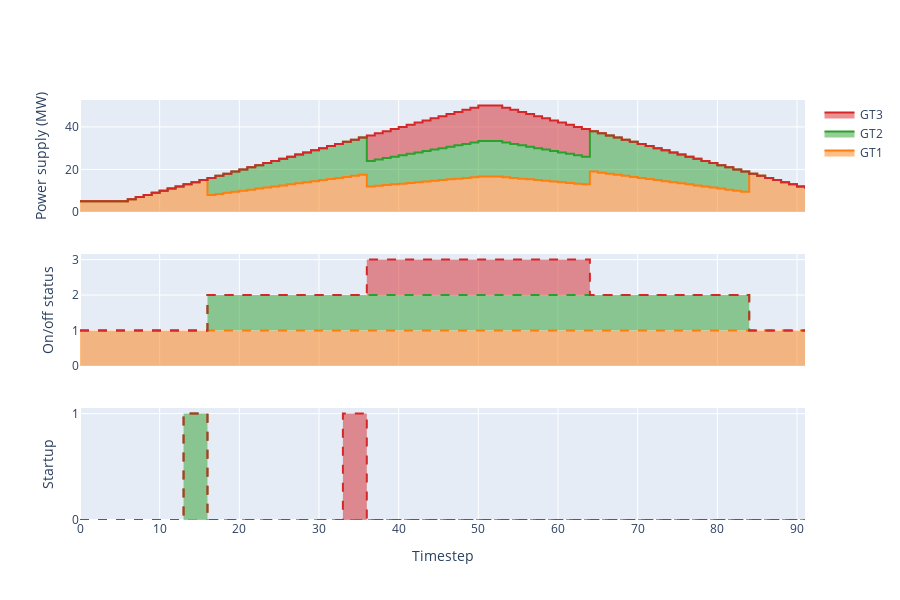

Here is the notebook cell this chart was saved with:
### Code cell
oogeso.plots.plot_deviceprofile(mc,devs=['GT1','GT2','GT3'],includeOnOff=True,includePrep=True)

### Figure 1 — Plotly figure (JSON) as saved in the notebook; plotly's stock layout.template omitted (floating-point values rounded to 4 significant figures)
{"data": [{"legendgroup": "GT1", "line": {"color": "rgb(255, 127, 14)", "shape": "hv"}, "name": "GT1", "stackgroup": "P", "type": "scatter", "x": [0, 1, 2, 3, 4, 5, 6, 7, 8, 9, 10, 11, 12, 13, 14, 15, 16, 17, 18, 19, 20, 21, 22, 23, 24, 25, 26, 27, 28, 29, 30, 31, 32, 33, 34, 35, 36, 37, 38, 39, 40, 41, 42, 43, 44, 45, 46, 47, 48, 49, 50, 51, 52, 53, 54, 55, 56, 57, 58, 59, 60, 61, 62, 63, 64, 65, 66, 67, 68, 69, 70, 71, 72, 73, 74, 75, 76, 77, 78, 79, 80, 81, 82, 83, 84, 85, 86, 87, 88, 89, 90, 91], "xaxis": "x", "y": [5, 5, 5, 5, 5, 5, 6, 7, 8, 9, 10, 11, 12, 13, 14, 15, 8, 8.5, 9, 9.5, 10, 10.5, 11, 11.5, 12, 12.5, 13, 13.5, 14, 14.5, 15, 15.5, 16, 16.5, 17, 17.5, 12, 12.33, 12.67, 13, 13.33, 13.67, 14, 14.33, 14.67, 15, 15.33, 15.67, 16, 16.33, 16.67, 16.67, 16.67, 16.33, 16, 15.67, 15.33, 15, 14.67, 14.33, 14, 13.67, 13.33, 13, 19, 18.5, 18, 17.5, 17, 16.5, 16, 15.5, 15, 14.5, 14, 13.5, 13, 12.5, 12, 11.5, 11, 10.5, 10, 9.5, 18, 17, 16, 15, 14, 13, 12, 11], "yaxis": "y"}, {"legendgroup": "GT1", "line": {"color": "rgb(255, 127, 14)", "dash": "dash", "shape": "hv"}, "name": "GT1", "showlegend": false, "stackgroup": "ison", "type": "scatter", "x": [0, 1, 2, 3, 4, 5, 6, 7, 8, 9, 10, 11, 12, 13, 14, 15, 16, 17, 18, 19, 20, 21, 22, 23, 24, 25, 26, 27, 28, 29, 30, 31, 32, 33, 34, 35, 36, 37, 38, 39, 40, 41, 42, 43, 44, 45, 46, 47, 48, 49, 50, 51, 52, 53, 54, 55, 56, 57, 58, 59, 60, 61, 62, 63, 64, 65, 66, 67, 68, 69, 70, 71, 72, 73, 74, 75, 76, 77, 78, 79, 80, 81, 82, 83, 84, 85, 86, 87, 88, 89, 90, 91], "xaxis": "x2", "y": [1, 1, 1, 1, 1, 1, 1, 1, 1, 1, 1, 1, 1, 1, 1, 1, 1, 1, 1, 1, 1, 1, 1, 1, 1, 1, 1, 1, 1, 1, 1, 1, 1, 1, 1, 1, 1, 1, 1, 1, 1, 1, 1, 1, 1, 1, 1, 1, 1, 1, 1, 1, 1, 1, 1, 1, 1, 1, 1, 1, 1, 1, 1, 1, 1, 1, 1, 1, 1, 1, 1, 1, 1, 1, 1, 1, 1, 1, 1, 1, 1, 1, 1, 1, 1, 1, 1, 1, 1, 1, 1, 1], "yaxis": "y2"}, {"legendgroup": "GT1", "line": {"color": "rgb(255, 127, 14)", "dash": "dash", "shape": "hv"}, "name": "GT1", "showlegend": false, "stackgroup": "ison", "type": "scatter", "x": [0, 1, 2, 3, 4, 5, 6, 7, 8, 9, 10, 11, 12, 13, 14, 15, 16, 17, 18, 19, 20, 21, 22, 23, 24, 25, 26, 27, 28, 29, 30, 31, 32, 33, 34, 35, 36, 37, 38, 39, 40, 41, 42, 43, 44, 45, 46, 47, 48, 49, 50, 51, 52, 53, 54, 55, 56, 57, 58, 59, 60, 61, 62, 63, 64, 65, 66, 67, 68, 69, 70, 71, 72, 73, 74, 75, 76, 77, 78, 79, 80, 81, 82, 83, 84, 85, 86, 87, 88, 89, 90, 91], "xaxis": "x3", "y": [0, 0, 0, 0, 0, 0, 0, 0, 0, 0, 0, 0, 0, 0, 0, 0, 0, 0, 0, 0, 0, 0, 0, 0, 0, 0, 0, 0, 0, 0, 0, 0, 0, 0, 0, 0, 0, 0, 0, 0, 0, 0, 0, 0, 0, 0, 0, 0, 0, 0, 0, 0, 0, 0, 0, 0, 0, 0, 0, 0, 0, 0, 0, 0, 0, 0, 0, 0, 0, 0, 0, 0, 0, 0, 0, 0, 0, 0, 0, 0, 0, 0, 0, 0, 0, 0, 0, 0, 0, 0, 0, 0], "yaxis": "y3"}, {"legendgroup": "GT2", "line": {"color": "rgb(44, 160, 44)", "shape": "hv"}, "name": "GT2", "stackgroup": "P", "type": "scatter", "x": [0, 1, 2, 3, 4, 5, 6, 7, 8, 9, 10, 11, 12, 13, 14, 15, 16, 17, 18, 19, 20, 21, 22, 23, 24, 25, 26, 27, 28, 29, 30, 31, 32, 33, 34, 35, 36, 37, 38, 39, 40, 41, 42, 43, 44, 45, 46, 47, 48, 49, 50, 51, 52, 53, 54, 55, 56, 57, 58, 59, 60, 61, 62, 63, 64, 65, 66, 67, 68, 69, 70, 71, 72, 73, 74, 75, 76, 77, 78, 79, 80, 81, 82, 83, 84, 85, 86, 87, 88, 89, 90, 91], "xaxis": "x", "y": [0, 0, 0, 0, 0, 0, 0, 0, 0, 0, 0, 0, 0, 0, 0, 0, 8, 8.5, 9, 9.5, 10, 10.5, 11, 11.5, 12, 12.5, 13, 13.5, 14, 14.5, 15, 15.5, 16, 16.5, 17, 17.5, 12, 12.33, 12.67, 13, 13.33, 13.67, 14, 14.33, 14.67, 15, 15.33, 15.67, 16, 16.33, 16.67, 16.67, 16.67, 16.33, 16, 15.67, 15.33, 15, 14.67, 14.33, 14, 13.67, 13.33, 13, 19, 18.5, 18, 17.5, 17, 16.5, 16, 15.5, 15, 14.5, 14, 13.5, 13, 12.5, 12, 11.5, 11, 10.5, 10, 9.5, 0, 0, 0, 0, 0, 0, 0, 0], "yaxis": "y"}, {"legendgroup": "GT2", "line": {"color": "rgb(44, 160, 44)", "dash": "dash", "shape": "hv"}, "name": "GT2", "showlegend": false, "stackgroup": "ison", "type": "scatter", "x": [0, 1, 2, 3, 4, 5, 6, 7, 8, 9, 10, 11, 12, 13, 14, 15, 16, 17, 18, 19, 20, 21, 22, 23, 24, 25, 26, 27, 28, 29, 30, 31, 32, 33, 34, 35, 36, 37, 38, 39, 40, 41, 42, 43, 44, 45, 46, 47, 48, 49, 50, 51, 52, 53, 54, 55, 56, 57, 58, 59, 60, 61, 62, 63, 64, 65, 66, 67, 68, 69, 70, 71, 72, 73, 74, 75, 76, 77, 78, 79, 80, 81, 82, 83, 84, 85, 86, 87, 88, 89, 90, 91], "xaxis": "x2", "y": [0, 0, 0, 0, 0, 0, 0, 0, 0, 0, 0, 0, 0, 0, 0, 0, 1, 1, 1, 1, 1, 1, 1, 1, 1, 1, 1, 1, 1, 1, 1, 1, 1, 1, 1, 1, 1, 1, 1, 1, 1, 1, 1, 1, 1, 1, 1, 1, 1, 1, 1, 1, 1, 1, 1, 1, 1, 1, 1, 1, 1, 1, 1, 1, 1, 1, 1, 1, 1, 1, 1, 1, 1, 1, 1, 1, 1, 1, 1, 1, 1, 1, 1, 1, 0, 0, 0, 0, 0, 0, 0, 0], "yaxis": "y2"}, {"legendgroup": "GT2", "line": {"color": "rgb(44, 160, 44)", "dash": "dash", "shape": "hv"}, "name": "GT2", "showlegend": false, "stackgroup": "ison", "type": "scatter", "x": [0, 1, 2, 3, 4, 5, 6, 7, 8, 9, 10, 11, 12, 13, 14, 15, 16, 17, 18, 19, 20, 21, 22, 23, 24, 25, 26, 27, 28, 29, 30, 31, 32, 33, 34, 35, 36, 37, 38, 39, 40, 41, 42, 43, 44, 45, 46, 47, 48, 49, 50, 51, 52, 53, 54, 55, 56, 57, 58, 59, 60, 61, 62, 63, 64, 65, 66, 67, 68, 69, 70, 71, 72, 73, 74, 75, 76, 77, 78, 79, 80, 81, 82, 83, 84, 85, 86, 87, 88, 89, 90, 91], "xaxis": "x3", "y": [0, 0, 0, 0, 0, 0, 0, 0, 0, 0, 0, 0, 0, 1, 1, 1, 0, 0, 0, 0, 0, 0, 0, 0, 0, 0, 0, 0, 0, 0, 0, 0, 0, 0, 0, 0, 0, 0, 0, 0, 0, 0, 0, 0, 0, 0, 0, 0, 0, 0, 0, 0, 0, 0, 0, 0, 0, 0, 0, 0, 0, 0, 0, 0, 0, 0, 0, 0, 0, 0, 0, 0, 0, 0, 0, 0, 0, 0, 0, 0, 0, 0, 0, 0, 0, 0, 0, 0, 0, 0, 0, 0], "yaxis": "y3"}, {"legendgroup": "GT3", "line": {"color": "rgb(214, 39, 40)", "shape": "hv"}, "name": "GT3", "stackgroup": "P", "type": "scatter", "x": [0, 1, 2, 3, 4, 5, 6, 7, 8, 9, 10, 11, 12, 13, 14, 15, 16, 17, 18, 19, 20, 21, 22, 23, 24, 25, 26, 27, 28, 29, 30, 31, 32, 33, 34, 35, 36, 37, 38, 39, 40, 41, 42, 43, 44, 45, 46, 47, 48, 49, 50, 51, 52, 53, 54, 55, 56, 57, 58, 59, 60, 61, 62, 63, 64, 65, 66, 67, 68, 69, 70, 71, 72, 73, 74, 75, 76, 77, 78, 79, 80, 81, 82, 83, 84, 85, 86, 87, 88, 89, 90, 91], "xaxis": "x", "y": [0, 0, 0, 0, 0, 0, 0, 0, 0, 0, 0, 0, 0, 0, 0, 0, 0, 0, 0, 0, 0, 0, 0, 0, 0, 0, 0, 0, 0, 0, 0, 0, 0, 0, 0, 0, 12, 12.33, 12.67, 13, 13.33, 13.67, 14, 14.33, 14.67, 15, 15.33, 15.67, 16, 16.33, 16.67, 16.67, 16.67, 16.33, 16, 15.67, 15.33, 15, 14.67, 14.33, 14, 13.67, 13.33, 13, 0, 0, 0, 0, 0, 0, 0, 0, 0, 0, 0, 0, 0, 0, 0, 0, 0, 0, 0, 0, 0, 0, 0, 0, 0, 0, 0, 0], "yaxis": "y"}, {"legendgroup": "GT3", "line": {"color": "rgb(214, 39, 40)", "dash": "dash", "shape": "hv"}, "name": "GT3", "showlegend": false, "stackgroup": "ison", "type": "scatter", "x": [0, 1, 2, 3, 4, 5, 6, 7, 8, 9, 10, 11, 12, 13, 14, 15, 16, 17, 18, 19, 20, 21, 22, 23, 24, 25, 26, 27, 28, 29, 30, 31, 32, 33, 34, 35, 36, 37, 38, 39, 40, 41, 42, 43, 44, 45, 46, 47, 48, 49, 50, 51, 52, 53, 54, 55, 56, 57, 58, 59, 60, 61, 62, 63, 64, 65, 66, 67, 68, 69, 70, 71, 72, 73, 74, 75, 76, 77, 78, 79, 80, 81, 82, 83, 84, 85, 86, 87, 88, 89, 90, 91], "xaxis": "x2", "y": [0, 0, 0, 0, 0, 0, 0, 0, 0, 0, 0, 0, 0, 0, 0, 0, 0, 0, 0, 0, 0, 0, 0, 0, 0, 0, 0, 0, 0, 0, 0, 0, 0, 0, 0, 0, 1, 1, 1, 1, 1, 1, 1, 1, 1, 1, 1, 1, 1, 1, 1, 1, 1, 1, 1, 1, 1, 1, 1, 1, 1, 1, 1, 1, 0, 0, 0, 0, 0, 0, 0, 0, 0, 0, 0, 0, 0, 0, 0, 0, 0, 0, 0, 0, 0, 0, 0, 0, 0, 0, 0, 0], "yaxis": "y2"}, {"legendgroup": "GT3", "line": {"color": "rgb(214, 39, 40)", "dash": "dash", "shape": "hv"}, "name": "GT3", "showlegend": false, "stackgroup": "ison", "type": "scatter", "x": [0, 1, 2, 3, 4, 5, 6, 7, 8, 9, 10, 11, 12, 13, 14, 15, 16, 17, 18, 19, 20, 21, 22, 23, 24, 25, 26, 27, 28, 29, 30, 31, 32, 33, 34, 35, 36, 37, 38, 39, 40, 41, 42, 43, 44, 45, 46, 47, 48, 49, 50, 51, 52, 53, 54, 55, 56, 57, 58, 59, 60, 61, 62, 63, 64, 65, 66, 67, 68, 69, 70, 71, 72, 73, 74, 75, 76, 77, 78, 79, 80, 81, 82, 83, 84, 85, 86, 87, 88, 89, 90, 91], "xaxis": "x3", "y": [0, 0, 0, 0, 0, 0, 0, 0, 0, 0, 0, 0, 0, 0, 0, 0, 0, 0, 0, 0, 0, 0, 0, 0, 0, 0, 0, 0, 0, 0, 0, 0, 0, 1, 1, 1, 0, 0, 0, 0, 0, 0, 0, 0, 0, 0, 0, 0, 0, 0, 0, 0, 0, 0, 0, 0, 0, 0, 0, 0, 0, 0, 0, 0, 0, 0, 0, 0, 0, 0, 0, 0, 0, 0, 0, 0, 0, 0, 0, 0, 0, 0, 0, 0, 0, 0, 0, 0, 0, 0, 0, 0], "yaxis": "y3"}], "layout": {"height": 600, "legend": {"traceorder": "reversed"}, "xaxis": {"anchor": "y", "domain": [0, 1], "matches": "x3", "showticklabels": false, "title": {"text": ""}}, "xaxis2": {"anchor": "y2", "domain": [0, 1], "matches": "x3", "showticklabels": false}, "xaxis3": {"anchor": "y3", "domain": [0, 1], "title": {"text": "Timestep"}}, "yaxis": {"anchor": "x", "domain": [0.7333, 1], "title": {"text": "Power supply (MW)"}}, "yaxis2": {"anchor": "x2", "domain": [0.3667, 0.6333], "title": {"text": "On/off status"}}, "yaxis3": {"anchor": "x3", "domain": [0, 0.2667], "nticks": 2, "title": {"text": "Startup"}}}}
